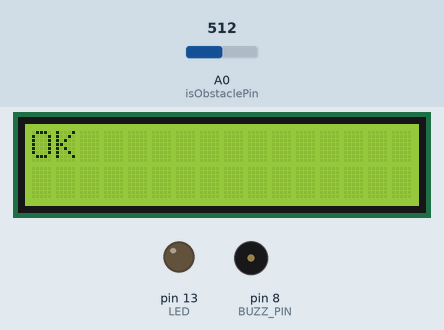
This sketch was run on a simulated Arduino Uno, built with avr-gcc and run on an emulated ATmega328P. On the bench: 16×2 character LCD, output pins drawn as LEDs (lit = HIGH), buzzer (waves = sounding). The inputs (shaded band) are chosen by the test bench; at power-on: A0 (isObstaclePin) = 512. What the sketch prints to the serial monitor is not drawn.

Above: at 0.98 s.
1.3 s: A0 (isObstaclePin) set to 76
4.3 s: A0 (isObstaclePin) set to 66
At 5.5 s:
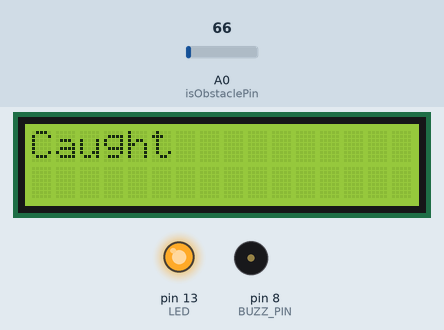
7.3 s: A0 (isObstaclePin) set to 122
At 9.33 s:
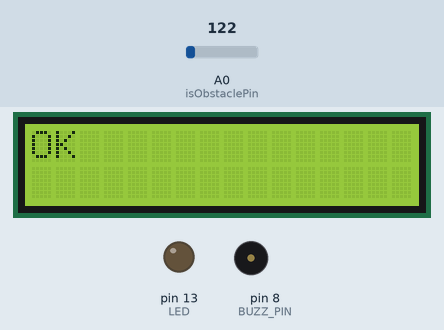
Timing chart, 0 to 10.8 s (numbered marks = the images above; inputs shaded):
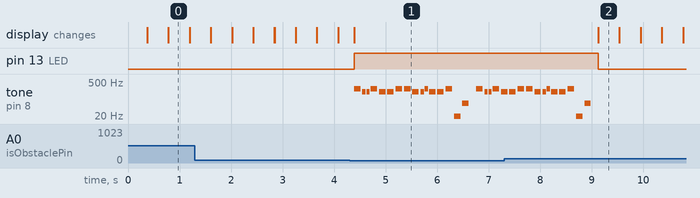

The sketch:

Hello_Thing.ino
```cpp
#include <LiquidCrystal_SR.h>
#include "pitches.h"

LiquidCrystal_SR lcd(2, 10, 9);
//                   | |  |-SCK Pin
//                   | \-- Clock Pin
//                   \---- Data/Enable Pin

int isObstaclePin = A0;  // This is our input pin
int isObstacle = HIGH;  // HIGH MEANS NO OBSTACLE
int LED = 13; // Use the onboard Uno LED

int melody[] = {
  NOTE_C4, NOTE_G3, NOTE_G3, NOTE_C4, NOTE_G3, NOTE_G3, NOTE_C4,NOTE_C4, NOTE_G3, NOTE_G3, NOTE_C4, NOTE_G3, NOTE_G3, NOTE_C4
};
int noteDurations[] = {
  4, 8, 8, 4, 4, 4, 4, 4, 4, 8, 8, 4, 4, 4, 4, 4
};

const int BUZZ_PIN = 8;

void setup() {
  // set up the LCD's number of columns and rows:
  lcd.begin(16, 2);
  pinMode(LED, OUTPUT);
  pinMode(isObstaclePin, INPUT);
  Serial.begin(9600);
}

void display(String message) {
  lcd.setCursor(0, 0);
  lcd.print(message);

}

void alarm() {
  for (int thisNote = 0; thisNote < 16; thisNote++) {

    // to calculate the note duration, take one second
    // divided by the note type.
    //e.g. quarter note = 1000 / 4, eighth note = 1000/8, etc.
    int noteDuration = 500 / noteDurations[thisNote];
    tone(BUZZ_PIN, melody[thisNote], noteDuration);

    // to distinguish the notes, set a minimum time between them.
    // the note's duration + 30% seems to work well:
    int pauseBetweenNotes = noteDuration * 1.30;
    delay(pauseBetweenNotes);
    // stop the tone playing:
    noTone(BUZZ_PIN);
  }
}
void loop() {
  isObstacle = analogRead(isObstaclePin);
  Serial.println(isObstacle);
  if (isObstacle <= 70)
  {
    display("Caught");
    Serial.println("OBSTACLE!!, OBSTACLE!!");
    digitalWrite(LED, HIGH);
    alarm();
  }
  else
  {
    display("OK");
    Serial.println("clear");
    digitalWrite(LED, LOW);
  }
  delay(100);
  lcd.clear();
}
```

pitches.h
```cpp
/*************************************************
 * Public Constants
 *************************************************/

#define NOTE_B0  31
#define NOTE_C1  33
#define NOTE_CS1 35
#define NOTE_D1  37
#define NOTE_DS1 39
#define NOTE_E1  41
#define NOTE_F1  44
#define NOTE_FS1 46
#define NOTE_G1  49
#define NOTE_GS1 52
#define NOTE_A1  55
#define NOTE_AS1 58
#define NOTE_B1  62
#define NOTE_C2  65
#define NOTE_CS2 69
#define NOTE_D2  73
#define NOTE_DS2 78
#define NOTE_E2  82
#define NOTE_F2  87
#define NOTE_FS2 93
#define NOTE_G2  98
#define NOTE_GS2 104
#define NOTE_A2  110
#define NOTE_AS2 117
#define NOTE_B2  123
#define NOTE_C3  131
#define NOTE_CS3 139
#define NOTE_D3  147
#define NOTE_DS3 156
#define NOTE_E3  165
#define NOTE_F3  175
#define NOTE_FS3 185
#define NOTE_G3  196
#define NOTE_GS3 208
#define NOTE_A3  220
#define NOTE_AS3 233
#define NOTE_B3  247
#define NOTE_C4  262
#define NOTE_CS4 277
#define NOTE_D4  294
#define NOTE_DS4 311
#define NOTE_E4  330
#define NOTE_F4  349
#define NOTE_FS4 370
#define NOTE_G4  392
#define NOTE_GS4 415
#define NOTE_A4  440
#define NOTE_AS4 466
#define NOTE_B4  494
#define NOTE_C5  523
#define NOTE_CS5 554
#define NOTE_D5  587
#define NOTE_DS5 622
#define NOTE_E5  659
#define NOTE_F5  698
#define NOTE_FS5 740
#define NOTE_G5  784
#define NOTE_GS5 831
#define NOTE_A5  880
#define NOTE_AS5 932
#define NOTE_B5  988
#define NOTE_C6  1047
#define NOTE_CS6 1109
#define NOTE_D6  1175
#define NOTE_DS6 1245
#define NOTE_E6  1319
#define NOTE_F6  1397
#define NOTE_FS6 1480
#define NOTE_G6  1568
#define NOTE_GS6 1661
#define NOTE_A6  1760
#define NOTE_AS6 1865
#define NOTE_B6  1976
#define NOTE_C7  2093
#define NOTE_CS7 2217
#define NOTE_D7  2349
#define NOTE_DS7 2489
#define NOTE_E7  2637
#define NOTE_F7  2794
#define NOTE_FS7 2960
#define NOTE_G7  3136
#define NOTE_GS7 3322
#define NOTE_A7  3520
#define NOTE_AS7 3729
#define NOTE_B7  3951
#define NOTE_C8  4186
#define NOTE_CS8 4435
#define NOTE_D8  4699
#define NOTE_DS8 4978
```

Measured:
- the behaviour switches between 71 and 70 on A0 (isObstaclePin) (found by bisection; images 0 and 1)
- after the input at 4.3 s, pin 13 (LED): LOW → HIGH after 0.09 s; tone on pin 8 (BUZZ_PIN): plays 262 Hz for 0.13 s, 196 Hz for 0.06 s, 196 Hz for 0.06 s, 262 Hz for 0.13 s, 196 Hz for 0.13 s, 196 Hz for 0.13 s … (21 notes in this stretch), starting after 0.09 s; the display: changes after 0.09 s (image 1)
- after the input at 7.3 s, pin 13 (LED): HIGH → LOW after 1.8 s; tone on pin 8 (BUZZ_PIN): goes on until 9.0 s, then stays silent; the display: changes after 1.8 s (image 2)
- what the display in image 0 shows lasts 0.4 s, from 0.8 s to 1.2 s
